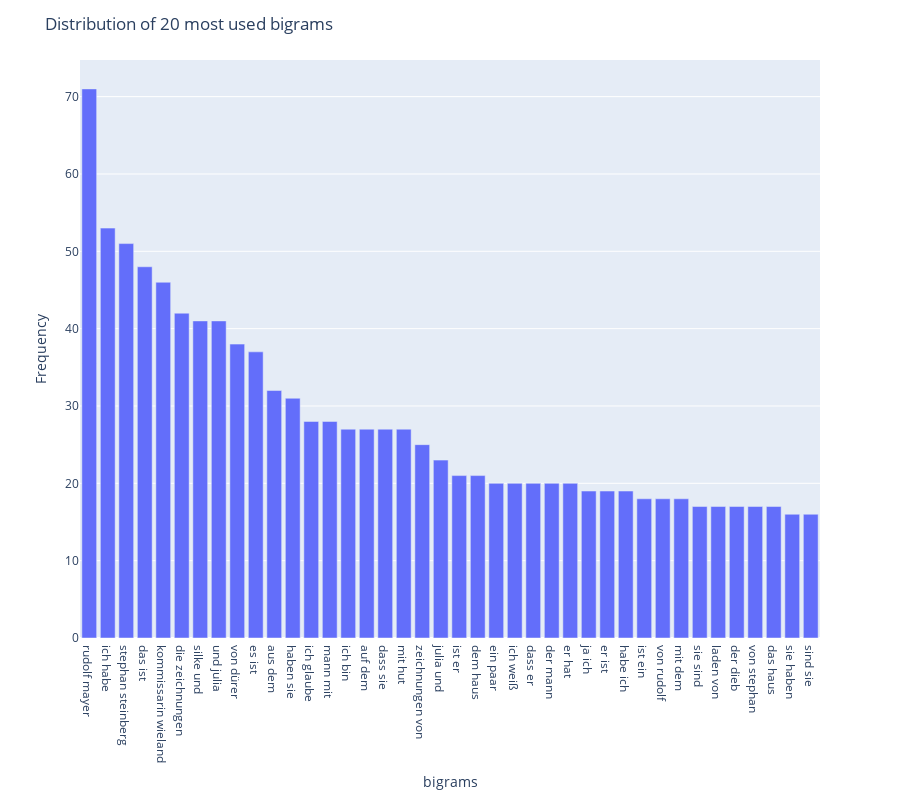

The code cell stored with this chart in its notebook:
### Code cell
visualise_common_words_bigrams(df)

### Figure 1 — Plotly figure (JSON) as saved in the notebook; plotly's stock layout.template omitted (floating-point values rounded to 4 significant figures)
{"data": [{"alignmentgroup": "True", "hovertemplate": "ReviewText=%{x}<br>count=%{y}<extra></extra>", "legendgroup": "", "marker": {"color": "#636efa"}, "name": "", "offsetgroup": "", "orientation": "v", "showlegend": false, "textposition": "auto", "type": "bar", "x": ["rudolf mayer", "ich habe", "stephan steinberg", "das ist", "kommissarin wieland", "die zeichnungen", "silke und", "und julia", "von dürer", "es ist", "aus dem", "haben sie", "ich glaube", "mann mit", "ich bin", "auf dem", "dass sie", "mit hut", "zeichnungen von", "julia und", "ist er", "dem haus", "ein paar", "ich weiß", "dass er", "der mann", "er hat", "ja ich", "er ist", "habe ich", "ist ein", "von rudolf", "mit dem", "sie sind", "laden von", "der dieb", "von stephan", "das haus", "sie haben", "sind sie"], "xaxis": "x", "y": [71, 53, 51, 48, 46, 42, 41, 41, 38, 37, 32, 31, 28, 28, 27, 27, 27, 27, 25, 23, 21, 21, 20, 20, 20, 20, 20, 19, 19, 19, 18, 18, 18, 17, 17, 17, 17, 17, 16, 16], "yaxis": "y"}], "layout": {"barmode": "relative", "height": 800, "legend": {"tracegroupgap": 0}, "margin": {"t": 60}, "title": {"text": "Distribution of 20 most used bigrams"}, "xaxis": {"anchor": "y", "domain": [0, 1], "title": {"text": "bigrams"}}, "yaxis": {"anchor": "x", "domain": [0, 1], "title": {"text": "Frequency"}}}}
